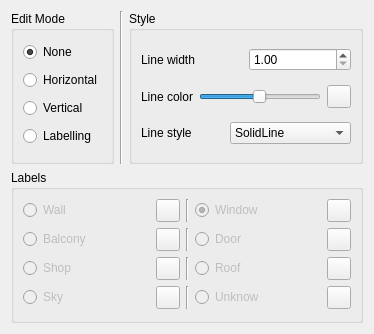
<?xml version="1.0" encoding="UTF-8"?>
<ui version="4.0">
 <class>QLabellingWidget</class>
 <widget class="QWidget" name="QLabellingWidget">
  <property name="geometry">
   <rect>
    <x>0</x>
    <y>0</y>
    <width>374</width>
    <height>334</height>
   </rect>
  </property>
  <property name="windowTitle">
   <string>QLabellingWidget</string>
  </property>
  <property name="windowIcon">
   <iconset>
    <normaloff>:/QLabelling/QSnapEditIcon.png</normaloff>:/QLabelling/QSnapEditIcon.png</iconset>
  </property>
  <layout class="QVBoxLayout" name="verticalLayout">
   <item>
    <layout class="QHBoxLayout" name="horizontalLayout">
     <item>
      <widget class="QGroupBox" name="_groupBoxEditMode">
       <property name="title">
        <string>Edit Mode</string>
       </property>
       <layout class="QVBoxLayout" name="verticalLayout_2">
        <item>
         <widget class="QRadioButton" name="_radioButtonNone">
          <property name="text">
           <string>None</string>
          </property>
          <property name="checked">
           <bool>true</bool>
          </property>
         </widget>
        </item>
        <item>
         <widget class="QRadioButton" name="_radioButtonHorizontal">
          <property name="text">
           <string>Horizontal</string>
          </property>
          <property name="checked">
           <bool>false</bool>
          </property>
         </widget>
        </item>
        <item>
         <widget class="QRadioButton" name="_radioButtonVertical">
          <property name="text">
           <string>Vertical</string>
          </property>
         </widget>
        </item>
        <item>
         <widget class="QRadioButton" name="_radioButtonLabelling">
          <property name="text">
           <string>Labelling</string>
          </property>
         </widget>
        </item>
       </layout>
      </widget>
     </item>
     <item>
      <widget class="Line" name="line_5">
       <property name="orientation">
        <enum>Qt::Vertical</enum>
       </property>
      </widget>
     </item>
     <item>
      <widget class="QGroupBox" name="groupBox">
       <property name="title">
        <string>Style</string>
       </property>
       <layout class="QVBoxLayout" name="verticalLayout_4">
        <item>
         <layout class="QHBoxLayout" name="horizontalLayout_4">
          <item>
           <widget class="QLabel" name="label">
            <property name="text">
             <string>Line width</string>
            </property>
           </widget>
          </item>
          <item>
           <widget class="QDoubleSpinBox" name="_doubleSpinBoxLineWidth">
            <property name="minimum">
             <double>1.000000000000000</double>
            </property>
            <property name="maximum">
             <double>10.000000000000000</double>
            </property>
           </widget>
          </item>
         </layout>
        </item>
        <item>
         <layout class="QHBoxLayout" name="horizontalLayout_3">
          <item>
           <widget class="QLabel" name="label_2">
            <property name="text">
             <string>Line color</string>
            </property>
           </widget>
          </item>
          <item>
           <widget class="QSlider" name="_sliderAlpha">
            <property name="toolTip">
             <string>Alpha</string>
            </property>
            <property name="maximum">
             <number>255</number>
            </property>
            <property name="value">
             <number>127</number>
            </property>
            <property name="orientation">
             <enum>Qt::Horizontal</enum>
            </property>
           </widget>
          </item>
          <item>
           <widget class="QToolButton" name="_toolButtonLineColor">
            <property name="text">
             <string/>
            </property>
            <property name="iconSize">
             <size>
              <width>16</width>
              <height>16</height>
             </size>
            </property>
            <property name="shortcut">
             <string>Return</string>
            </property>
           </widget>
          </item>
         </layout>
        </item>
        <item>
         <layout class="QHBoxLayout" name="horizontalLayout_2">
          <item>
           <widget class="QLabel" name="label_3">
            <property name="text">
             <string>Line style</string>
            </property>
           </widget>
          </item>
          <item>
           <widget class="QComboBox" name="_comboBoxLineStyle">
            <item>
             <property name="text">
              <string>SolidLine</string>
             </property>
            </item>
            <item>
             <property name="text">
              <string>DashLine</string>
             </property>
            </item>
            <item>
             <property name="text">
              <string>DotLine</string>
             </property>
            </item>
            <item>
             <property name="text">
              <string>DashDotLine</string>
             </property>
            </item>
            <item>
             <property name="text">
              <string>DashDotDotLine</string>
             </property>
            </item>
           </widget>
          </item>
         </layout>
        </item>
       </layout>
      </widget>
     </item>
    </layout>
   </item>
   <item>
    <widget class="QGroupBox" name="_groupBoxLabelling">
     <property name="title">
      <string>Labels</string>
     </property>
     <layout class="QVBoxLayout" name="verticalLayout_3">
      <item>
       <layout class="QHBoxLayout" name="horizontalLayout_13">
        <item>
         <layout class="QHBoxLayout" name="horizontalLayout_6">
          <item>
           <widget class="QRadioButton" name="_radioButtonLabellingWall">
            <property name="enabled">
             <bool>false</bool>
            </property>
            <property name="text">
             <string>Wall</string>
            </property>
           </widget>
          </item>
          <item>
           <widget class="QToolButton" name="_toolButtonWallColor">
            <property name="text">
             <string/>
            </property>
            <property name="iconSize">
             <size>
              <width>16</width>
              <height>16</height>
             </size>
            </property>
           </widget>
          </item>
         </layout>
        </item>
        <item>
         <widget class="Line" name="line">
          <property name="orientation">
           <enum>Qt::Vertical</enum>
          </property>
         </widget>
        </item>
        <item>
         <layout class="QHBoxLayout" name="horizontalLayout_5">
          <item>
           <widget class="QRadioButton" name="_radioButtonLabellingWindow">
            <property name="enabled">
             <bool>false</bool>
            </property>
            <property name="text">
             <string>Window</string>
            </property>
            <property name="checked">
             <bool>true</bool>
            </property>
           </widget>
          </item>
          <item>
           <widget class="QToolButton" name="_toolButtonWindowColor">
            <property name="text">
             <string/>
            </property>
            <property name="iconSize">
             <size>
              <width>16</width>
              <height>16</height>
             </size>
            </property>
           </widget>
          </item>
         </layout>
        </item>
       </layout>
      </item>
      <item>
       <layout class="QHBoxLayout" name="horizontalLayout_14">
        <item>
         <layout class="QHBoxLayout" name="horizontalLayout_7">
          <item>
           <widget class="QRadioButton" name="_radioButtonLabellingBalcony">
            <property name="enabled">
             <bool>false</bool>
            </property>
            <property name="text">
             <string>Balcony</string>
            </property>
            <property name="checked">
             <bool>false</bool>
            </property>
           </widget>
          </item>
          <item>
           <widget class="QToolButton" name="_toolButtonBalconyColor">
            <property name="text">
             <string/>
            </property>
            <property name="iconSize">
             <size>
              <width>16</width>
              <height>16</height>
             </size>
            </property>
           </widget>
          </item>
         </layout>
        </item>
        <item>
         <widget class="Line" name="line_2">
          <property name="orientation">
           <enum>Qt::Vertical</enum>
          </property>
         </widget>
        </item>
        <item>
         <layout class="QHBoxLayout" name="horizontalLayout_10">
          <item>
           <widget class="QRadioButton" name="_radioButtonLabellingDoor">
            <property name="enabled">
             <bool>false</bool>
            </property>
            <property name="text">
             <string>Door</string>
            </property>
           </widget>
          </item>
          <item>
           <widget class="QToolButton" name="_toolButtonDoorColor">
            <property name="text">
             <string/>
            </property>
            <property name="iconSize">
             <size>
              <width>16</width>
              <height>16</height>
             </size>
            </property>
           </widget>
          </item>
         </layout>
        </item>
       </layout>
      </item>
      <item>
       <layout class="QHBoxLayout" name="horizontalLayout_15">
        <item>
         <layout class="QHBoxLayout" name="horizontalLayout_9">
          <item>
           <widget class="QRadioButton" name="_radioButtonLabellingShop">
            <property name="enabled">
             <bool>false</bool>
            </property>
            <property name="text">
             <string>Shop</string>
            </property>
           </widget>
          </item>
          <item>
           <widget class="QToolButton" name="_toolButtonShopColor">
            <property name="text">
             <string/>
            </property>
            <property name="iconSize">
             <size>
              <width>16</width>
              <height>16</height>
             </size>
            </property>
           </widget>
          </item>
         </layout>
        </item>
        <item>
         <widget class="Line" name="line_3">
          <property name="orientation">
           <enum>Qt::Vertical</enum>
          </property>
         </widget>
        </item>
        <item>
         <layout class="QHBoxLayout" name="horizontalLayout_11">
          <item>
           <widget class="QRadioButton" name="_radioButtonLabellingRoof">
            <property name="enabled">
             <bool>false</bool>
            </property>
            <property name="text">
             <string>Roof</string>
            </property>
           </widget>
          </item>
          <item>
           <widget class="QToolButton" name="_toolButtonRoofColor">
            <property name="text">
             <string/>
            </property>
            <property name="iconSize">
             <size>
              <width>16</width>
              <height>16</height>
             </size>
            </property>
           </widget>
          </item>
         </layout>
        </item>
       </layout>
      </item>
      <item>
       <layout class="QHBoxLayout" name="horizontalLayout_16">
        <item>
         <layout class="QHBoxLayout" name="horizontalLayout_12">
          <item>
           <widget class="QRadioButton" name="_radioButtonLabellingSky">
            <property name="enabled">
             <bool>false</bool>
            </property>
            <property name="text">
             <string>Sky</string>
            </property>
           </widget>
          </item>
          <item>
           <widget class="QToolButton" name="_toolButtonSkyColor">
            <property name="text">
             <string/>
            </property>
            <property name="iconSize">
             <size>
              <width>16</width>
              <height>16</height>
             </size>
            </property>
           </widget>
          </item>
         </layout>
        </item>
        <item>
         <widget class="Line" name="line_4">
          <property name="orientation">
           <enum>Qt::Vertical</enum>
          </property>
         </widget>
        </item>
        <item>
         <layout class="QHBoxLayout" name="horizontalLayout_8">
          <item>
           <widget class="QRadioButton" name="_radioButtonLabellingUnknow">
            <property name="enabled">
             <bool>false</bool>
            </property>
            <property name="text">
             <string>Unknow</string>
            </property>
           </widget>
          </item>
          <item>
           <widget class="QToolButton" name="_toolButtonUnknowColor">
            <property name="text">
             <string/>
            </property>
            <property name="iconSize">
             <size>
              <width>16</width>
              <height>16</height>
             </size>
            </property>
           </widget>
          </item>
         </layout>
        </item>
       </layout>
      </item>
     </layout>
    </widget>
   </item>
  </layout>
 </widget>
 <resources/>
 <connections/>
</ui>
